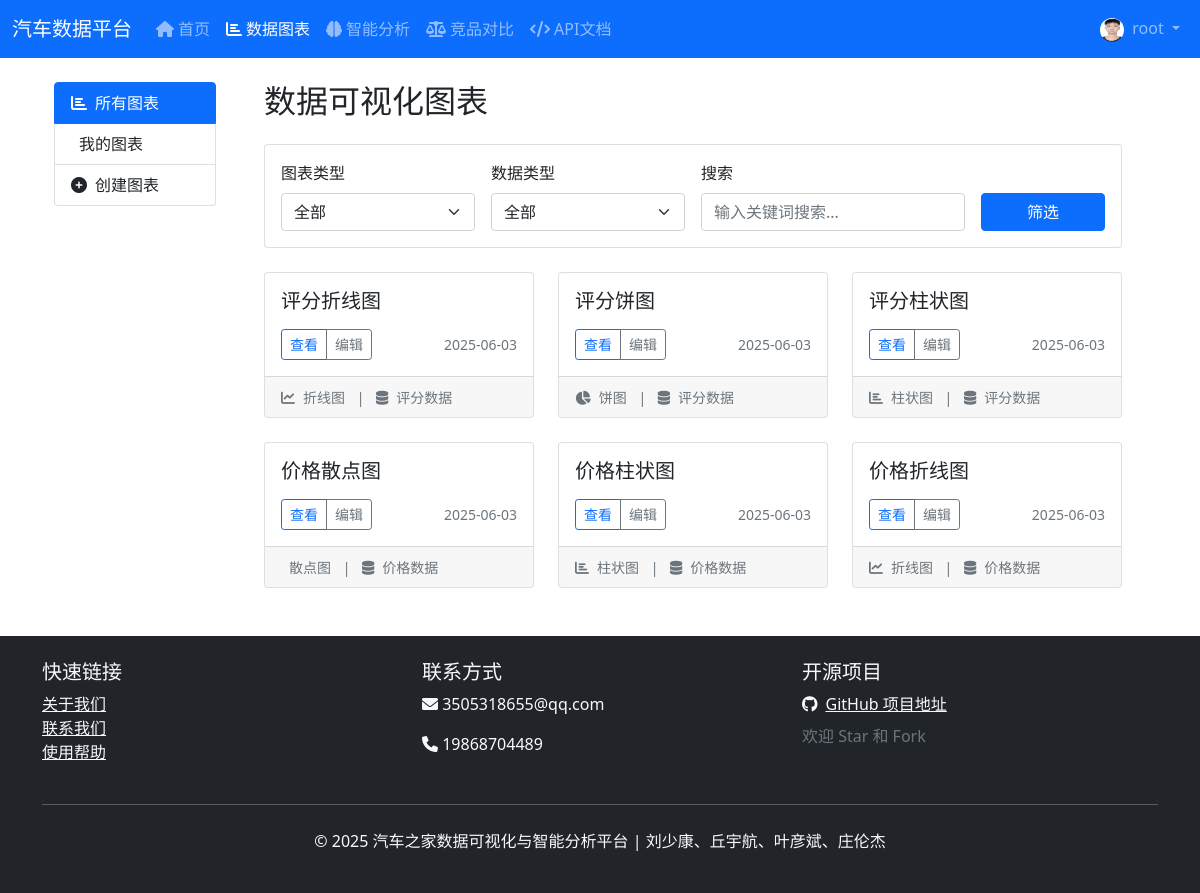
/visualization/charts/ (signed in), run on an earlier commit of the app's database.
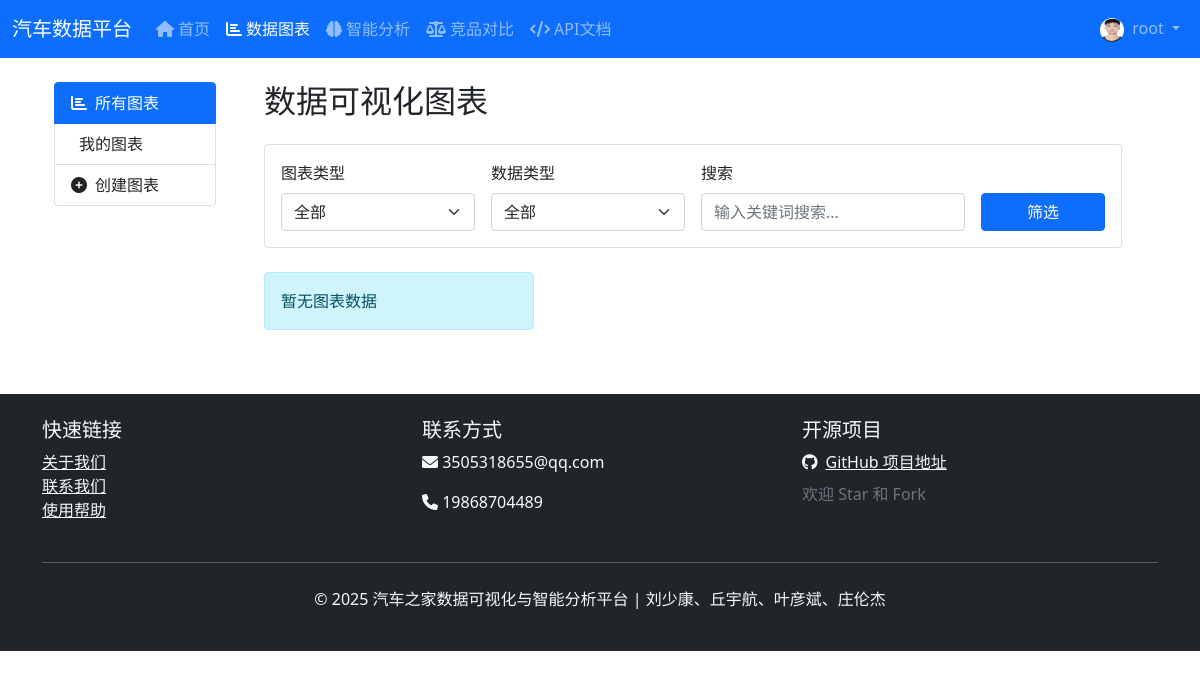
And on a later commit of the database.
### accounts/models.py (models this page shows, shortened)
class UserProfile(models.Model):
    EDUCATION_CHOICES = (
        ('high_school', '高中及以下'),
        ('college', '大专'),
        ('bachelor', '本科'),
        ('master', '硕士'),
        ('phd', '博士'),
    )
    GENDER_CHOICES = (
        ('male', '男'),
        ('female', '女'),
        ('other', '其他'),
    )
    user = models.OneToOneField(User, on_delete=models.CASCADE, related_name='profile')
    avatar = models.ImageField(upload_to='avatars/', blank=True, null=True, verbose_name='头像')
    bio = models.TextField(max_length=500, blank=True, null=True, verbose_name='个人简介')
    birth_date = models.DateField(null=True, blank=True, verbose_name='出生日期')
    gender = models.CharField(max_length=10, choices=GENDER_CHOICES, blank=True, null=True, verbose_name='性别')
    phone = models.CharField(max_length=20, blank=True, null=True, verbose_name='电话')
    address = models.CharField(max_length=200, blank=True, null=True, verbose_name='地址')
    education = models.CharField(max_length=20, choices=EDUCATION_CHOICES, blank=True, null=True, verbose_name='学历')
    occupation = models.CharField(max_length=100, blank=True, null=True, verbose_name='职业')
    company = models.CharField(max_length=100, blank=True, null=True, verbose_name='公司')
    website = models.URLField(max_length=200, blank=True, null=True, verbose_name='个人网站')
    social_github = models.URLField(max_length=200, blank=True, null=True, verbose_name='GitHub')
    social_weibo = models.URLField(max_length=200, blank=True, null=True, verbose_name='微博')
    social_wechat = models.CharField(max_length=100, blank=True, null=True, verbose_name='微信')
    interests = models.TextField(max_length=500, blank=True, null=True, verbose_name='兴趣爱好')
    created_at = models.DateTimeField(default=timezone.now, verbose_name='创建时间')
    updated_at = models.DateTimeField(auto_now=True, verbose_name='更新时间')
    class Meta:
        verbose_name = '用户资料'
        verbose_name_plural = verbose_name
    def get_avatar_url(self):
        if self.avatar and self.avatar.url:
            return self.avatar.url
        return '/static/images/default-avatar.svg'

### visualization/models.py (models this page shows, shortened)
class Chart(models.Model):
    CHART_TYPES = (
        ('line', '折线图'),
        ('bar', '柱状图'),
        ('pie', '饼图'),
        ('scatter', '散点图'),
        ('heatmap', '热力图'),
        ('radar', '雷达图'),
    )
    DATA_TYPES = (
        ('sales', '销量数据'),
        ('price', '价格数据'),
        ('rating', '评分数据'),
        ('comment', '评论数据'),
    )
    title = models.CharField(max_length=100, verbose_name='图表标题')
    description = models.TextField(blank=True, null=True, verbose_name='图表描述')
    chart_type = models.CharField(max_length=20, choices=CHART_TYPES, verbose_name='图表类型')
    data_type = models.CharField(max_length=20, choices=DATA_TYPES, verbose_name='数据类型')
    config = models.JSONField(default=dict, verbose_name='图表配置')
    created_by = models.ForeignKey(User, on_delete=models.CASCADE, verbose_name='创建者')
    created_at = models.DateTimeField(default=timezone.now, verbose_name='创建时间')
    updated_at = models.DateTimeField(auto_now=True, verbose_name='更新时间')
    is_public = models.BooleanField(default=True, verbose_name='是否公开')
    class Meta:
        verbose_name = '图表'
        verbose_name_plural = verbose_name
        ordering = ['-created_at']

### visualization/views.py (the view)
# urls.py: path('charts/', views.chart_list, name='chart_list'),
def chart_list(request):
    charts = Chart.objects.filter(is_public=True).select_related('created_by').order_by('-created_at')
    paginator = Paginator(charts, 6)  # 每页显示6个图表
    page_number = request.GET.get('page')
    page_obj = paginator.get_page(page_number)
    return render(request, 'visualization/chart_list.html', {
        'charts': page_obj,
        'page_obj': page_obj
    })

### templates/visualization/chart_list.html (shortened to what this page needs)
{% extends "visualization/base.html" %}
{% block visualization_content %}
<div class="container">
    <h2 class="mb-4">数据可视化图表</h2>
    <div class="card mb-4">
        <div class="card-body">
            <form method="get" class="row g-3">
                <div class="col-md-3">
                    <label for="chart_type" class="form-label">图表类型</label>
                    <select class="form-select" id="chart_type" name="chart_type">
                        <option value="">全部</option>
                    </select>
                </div>
                <div class="col-md-3">
                    <label for="data_type" class="form-label">数据类型</label>
                    <select class="form-select" id="data_type" name="data_type">
                        <option value="">全部</option>
                    </select>
                </div>
                <div class="col-md-4">
                    <label for="search" class="form-label">搜索</label>
                    <input type="text" class="form-control" id="search" name="search" value="{{ request.GET.search }}" placeholder="输入关键词搜索...">
                </div>
                <div class="col-md-2 d-flex align-items-end">
                    <button type="submit" class="btn btn-primary w-100">筛选</button>
                </div>
            </form>
        </div>
    </div>
    <div class="row row-cols-1 row-cols-md-3 g-4">
        {% for chart in charts %}
        <div class="col">
            <div class="card h-100">
                <div class="card-body">
                    <h5 class="card-title">{{ chart.title }}</h5>
                    <div class="d-flex justify-content-between align-items-center">
                        <div class="btn-group">
                            <a href="{% url 'visualization:chart_detail' chart.id %}" class="btn btn-sm btn-outline-primary">查看</a>
                            {% if user == chart.created_by %}
                            <a href="{% url 'visualization:chart_edit' chart.id %}" class="btn btn-sm btn-outline-secondary">编辑</a>
                            {% endif %}
                        </div>
                        <small class="text-muted">{{ chart.created_at|date:"Y-m-d" }}</small>
                    </div>
                </div>
                <div class="card-footer">
                    <small class="text-muted">
                        <i class="fas fa-chart-{{ chart.chart_type }} me-2"></i>{{ chart.get_chart_type_display }}
                        <span class="mx-2">|</span>
                        <i class="fas fa-database me-2"></i>{{ chart.get_data_type_display }}
                    </small>
                </div>
            </div>
        </div>
        {% empty %}
        <div class="col-12">
            <div class="alert alert-info" role="alert">
                暂无图表数据
            </div>
        </div>
        {% endfor %}
    </div>
</div>
{% endblock %}

### templates/visualization/base.html (shortened to what this page needs)
{% extends "base.html" %}
{% block content %}
<div class="container-fluid mt-4">
    <div class="row">
        <div class="col-md-2">
            <div class="list-group">
                <a href="{% url 'visualization:chart_list' %}" class="list-group-item list-group-item-action {% if request.resolver_match.url_name == 'chart_list' %}active{% endif %}">
                    <i class="fas fa-chart-bar me-2"></i>所有图表
                </a>
                {% if user.is_authenticated %}
                <a href="{% url 'visualization:my_charts' %}" class="list-group-item list-group-item-action {% if request.resolver_match.url_name == 'my_charts' %}active{% endif %}">
                    我的图表
                </a>
                <a href="{% url 'visualization:chart_create' %}" class="list-group-item list-group-item-action {% if request.resolver_match.url_name == 'chart_create' %}active{% endif %}">
                    <i class="fas fa-plus-circle me-2"></i>创建图表
                </a>
                {% endif %}
            </div>
        </div>
        <div class="col-md-10">
            {% block visualization_content %}{% endblock %}
        </div>
    </div>
</div>
{% endblock %}
{% block extra_css %}
<link href="https://cdn.jsdelivr.net/npm/echarts@5.4.3/dist/echarts.min.css" rel="stylesheet">
{% endblock %}

### templates/base.html (shortened to what this page needs)
<!DOCTYPE html>
<html lang="zh-hans">
<head>
    <link href="https://cdn.jsdelivr.net/npm/bootstrap@5.1.3/dist/css/bootstrap.min.css" rel="stylesheet">
    <link rel="stylesheet" href="https://cdnjs.cloudflare.com/ajax/libs/font-awesome/6.0.0-beta3/css/all.min.css">
    {% block extra_css %}{% endblock %}
</head>
<body>
    <nav class="navbar navbar-expand-lg navbar-dark bg-primary">
        <div class="container-fluid">
            <a class="navbar-brand" href="/">汽车数据平台</a>
            <div class="collapse navbar-collapse" id="navbarNav">
                <ul class="navbar-nav me-auto">
                    <li class="nav-item">
                        <a class="nav-link {% if request.resolver_match.url_name == 'home' %}active{% endif %}" href="/">
                            <i class="fas fa-home me-1"></i>首页
                        </a>
                    </li>
                    <li class="nav-item">
                        <a class="nav-link {% if 'visualization' in request.path %}active{% endif %}" href="{% url 'visualization:chart_list' %}">
                            <i class="fas fa-chart-bar me-1"></i>数据图表
                        </a>
                    </li>
                    <li class="nav-item">
                        <a class="nav-link {% if 'analysis' in request.path %}active{% endif %}" href="{% url 'car_analysis:data_analysis:index' %}">
                            <i class="fas fa-brain me-1"></i>智能分析
                        </a>
                    </li>
                    <li class="nav-item">
                        <a class="nav-link {% if 'comparison' in request.path %}active{% endif %}" href="{% url 'car_analysis:comparison' %}">
                            <i class="fas fa-balance-scale me-1"></i>竞品对比
                        </a>
                    </li>
                    <li class="nav-item">
                        <a class="nav-link {% if 'api' in request.path %}active{% endif %}" href="{% url 'car_api:docs' %}">
                            <i class="fas fa-code me-1"></i>API文档
                        </a>
                    </li>
                </ul>
                <ul class="navbar-nav">
                    {% if user.is_authenticated %}
                    <li class="nav-item dropdown">
                        <a class="nav-link dropdown-toggle" href="#" id="userDropdown" role="button" data-bs-toggle="dropdown">
                            <img src="{{ user.profile.get_avatar_url }}" class="rounded-circle me-1" width="24" height="24" alt="头像">
                            {{ user.username }}
                        </a>
                    </li>
                    {% endif %}
                </ul>
            </div>
        </div>
    </nav>
    <div class="container mt-4">
        {% block content %}{% endblock %}
    </div>
    <footer class="bg-dark text-light py-4 mt-5">
        <div class="container">
            <div class="row">
                <div class="col-md-4">
                    <h5>快速链接</h5>
                    <ul class="list-unstyled">
                        <li><a href="{% url 'about' %}" class="text-light">关于我们</a></li>
                        <li><a href="{% url 'contact' %}" class="text-light">联系我们</a></li>
                        <li><a href="{% url 'help' %}" class="text-light">使用帮助</a></li>
                    </ul>
                </div>
                <div class="col-md-4">
                    <h5>联系方式</h5>
                    <p><i class="fas fa-envelope"></i> 3505318655@qq.com</p>
                    <p><i class="fas fa-phone"></i> 19868704489</p>
                </div>
                <div class="col-md-4">
                    <h5>开源项目</h5>
                    <div class="github-link">
                        <a href="https://github.com/hazaikk/car" target="_blank" class="text-light">
                            <i class="fab fa-github me-2"></i>GitHub 项目地址
                        </a>
                        <p class="text-muted mt-2 mb-0">欢迎 Star 和 Fork</p>
                    </div>
                </div>
            </div>
            <hr class="my-4">
            <div class="text-center">
                <p>&copy; 2025 汽车之家数据可视化与智能分析平台 | 刘少康、丘宇航、叶彦斌、庄伦杰</p>
            </div>
        </div>
    </footer>
</body>
</html>

What changed in the data, as far as the page shows it:
removed Chart: title "评分折线图", shows "编辑", created_at "2025-06-03", chart_type "折线图", data_type "评分数据"
removed Chart: title "评分饼图", shows "编辑", created_at "2025-06-03", chart_type "饼图", data_type "评分数据"
removed Chart: title "评分柱状图", shows "编辑", created_at "2025-06-03", chart_type "柱状图", data_type "评分数据"
removed Chart: title "价格散点图", shows "编辑", created_at "2025-06-03", chart_type "散点图", data_type "价格数据"
removed Chart: title "价格柱状图", shows "编辑", created_at "2025-06-03", chart_type "柱状图", data_type "价格数据"
removed Chart: title "价格折线图", shows "编辑", created_at "2025-06-03", chart_type "折线图", data_type "价格数据"
Also different on the page:
text now shown: "暂无图表数据"
